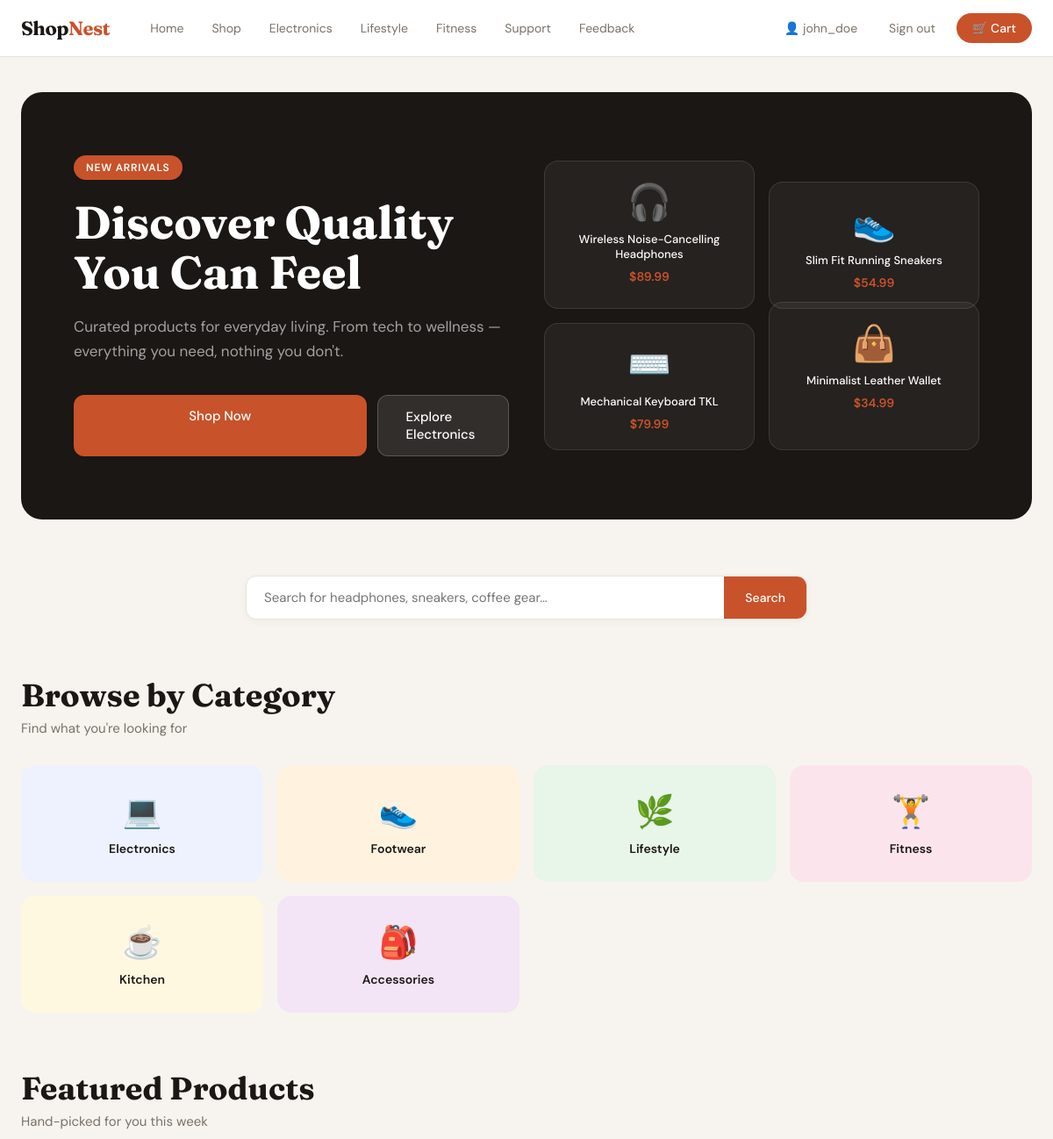
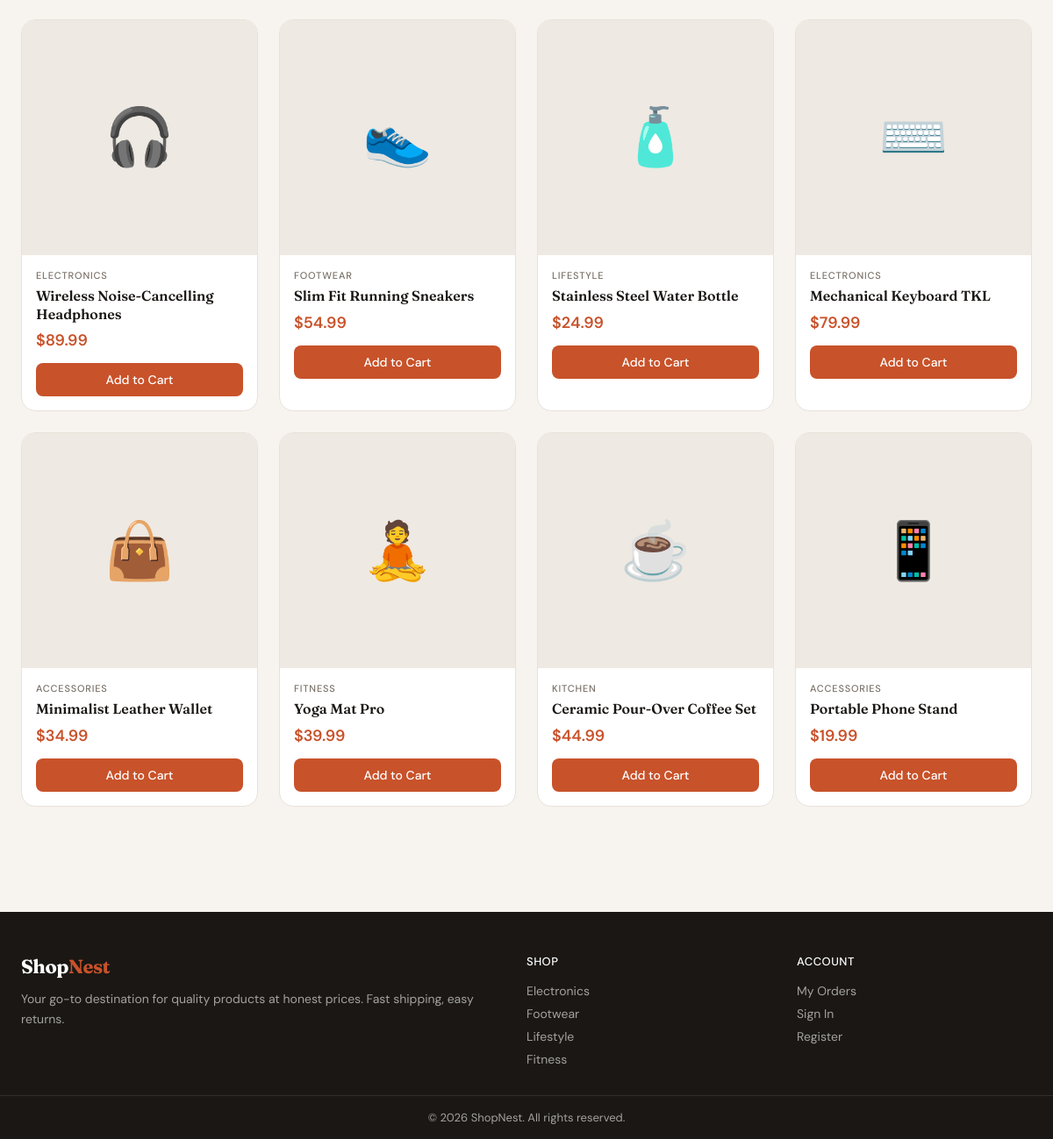
/ (signed in), run on the app's committed database (2 pictures, top to bottom).
### tables this page shows
CREATE TABLE products (
        id INTEGER PRIMARY KEY AUTOINCREMENT,
        name TEXT,
        description TEXT,
        price REAL,
        category TEXT,
        image TEXT,
        stock INTEGER DEFAULT 100
    );

### index.php (the view, shortened to what this page needs)
<?php
require_once __DIR__ . '/layout.php';
$featured = $db->query("SELECT * FROM products ORDER BY RANDOM() LIMIT 4")->fetchAll(PDO::FETCH_ASSOC);
$icons = [
    'headphones' => '🎧', 'sneakers' => '👟', 'bottle' => '🧴',
    'keyboard' => '⌨️', 'wallet' => '👜', 'yogamat' => '🧘',
    'coffee' => '☕', 'stand' => '📱'
];
?>
<main>
    <section style="
        background: var(--text);
        border-radius: 24px;
        padding: 72px 60px;
        margin-bottom: 64px;
        display: grid; grid-template-columns: 1fr 1fr; gap: 40px; align-items: center;
        overflow: hidden; position: relative;
    ">
        <div style="position:relative;z-index:1;">
            <div style="display:inline-block;background:var(--accent);color:#fff;font-size:12px;font-weight:600;letter-spacing:.8px;text-transform:uppercase;padding:6px 14px;border-radius:20px;margin-bottom:20px;">
                New Arrivals
            </div>
            <h1 style="font-family:'Fraunces',serif;font-size:52px;font-weight:700;color:#fff;line-height:1.1;margin-bottom:20px;">
                Discover Quality You Can Feel
            </h1>
            <p style="color:rgba(255,255,255,.6);font-size:17px;line-height:1.6;margin-bottom:36px;">
                Curated products for everyday living. From tech to wellness — everything you need, nothing you don't.
            </p>
            <div style="display:flex;gap:12px;">
                <a href="/products" class="btn btn-primary" style="padding:14px 32px;font-size:15px;border-radius:12px;">
                    Shop Now
                </a>
                <a href="/products?category=Electronics" class="btn" style="padding:14px 32px;font-size:15px;border-radius:12px;background:rgba(255,255,255,.1);color:#fff;border:1px solid rgba(255,255,255,.2);">
                    Explore Electronics
                </a>
            </div>
        </div>
        <div style="display:grid;grid-template-columns:1fr 1fr;gap:16px;">
            <?php foreach (array_slice($featured, 0, 4) as $i => $p): ?>
            <a href="/product?id=<?= $p['id'] ?>" style="
                background:rgba(255,255,255,.05);
                border:1px solid rgba(255,255,255,.1);
                border-radius:16px; padding:20px;
                display:flex;flex-direction:column;align-items:center;gap:8px;
                transition:background .2s;
                <?= $i === 1 ? 'margin-top:24px;' : '' ?>
                <?= $i === 3 ? 'margin-top:-24px;' : '' ?>
            " onmouseover="this.style.background='rgba(255,255,255,.1)'" onmouseout="this.style.background='rgba(255,255,255,.05)'">
                <div style="font-size:40px;"><?= $icons[$p['image']] ?? '📦' ?></div>
                <div style="color:#fff;font-size:13px;font-weight:500;text-align:center;"><?= htmlspecialchars($p['name']) ?></div>
                <div style="color:var(--accent);font-size:14px;font-weight:600;">$<?= number_format($p['price'], 2) ?></div>
            </a>
            <?php endforeach; ?>
        </div>
    </section>
    <section style="margin-bottom:64px;">
        <form action="/products" method="GET" class="search-bar" style="max-width:640px;margin:0 auto;">
            <input type="text" name="q" placeholder="Search for headphones, sneakers, coffee gear…">
            <button type="submit">Search</button>
        </form>
    </section>
    <section style="margin-bottom:64px;">
        <div class="page-header">
            <h1>Browse by Category</h1>
            <p>Find what you're looking for</p>
        </div>
        <div style="display:grid;grid-template-columns:repeat(4,1fr);gap:16px;">
            <?php
            $categories = [
                ['Electronics', '💻', '#EEF2FF'],
                ['Footwear', '👟', '#FFF3E0'],
                ['Lifestyle', '🌿', '#E8F5E9'],
                ['Fitness', '🏋️', '#FCE4EC'],
                ['Kitchen', '☕', '#FFF8E1'],
                ['Accessories', '🎒', '#F3E5F5'],
            ];
            foreach ($categories as [$cat, $icon, $color]):
            ?>
            <a href="/products?category=<?= urlencode($cat) ?>" style="
                background:<?= $color ?>;
                border-radius:16px; padding:28px 20px;
                display:flex;flex-direction:column;align-items:center;gap:10px;
                transition:transform .2s, box-shadow .2s;
                border: 1px solid transparent;
            " onmouseover="this.style.transform='translateY(-3px)';this.style.boxShadow='0 8px 24px rgba(0,0,0,.1)'"
               onmouseout="this.style.transform='';this.style.boxShadow=''">
                <div style="font-size:36px;"><?= $icon ?></div>
                <div style="font-weight:600;font-size:14px;"><?= $cat ?></div>
            </a>
            <?php endforeach; ?>
        </div>
    </section>
    <section>
        <div class="page-header">
            <h1>Featured Products</h1>
            <p>Hand-picked for you this week</p>
        </div>
        <div class="product-grid">
            <?php
            $products = $db->query("SELECT * FROM products LIMIT 8")->fetchAll(PDO::FETCH_ASSOC);
            foreach ($products as $p):
            ?>
            <div class="product-card">
                <a href="/product?id=<?= $p['id'] ?>">
                    <div class="product-img"><?= $icons[$p['image']] ?? '📦' ?></div>
                </a>
                <div class="product-body">
                    <div class="product-category"><?= htmlspecialchars($p['category']) ?></div>
                    <div class="product-name">
                        <a href="/product?id=<?= $p['id'] ?>"><?= htmlspecialchars($p['name']) ?></a>
                    </div>
                    <div class="product-price">$<?= number_format($p['price'], 2) ?></div>
                    <form method="POST" action="/cart">
                        <button type="submit" class="btn btn-primary">Add to Cart</button>
                    </form>
                </div>
            </div>
            <?php endforeach; ?>
        </div>
    </section>
</main>

### layout.php (style rules this page uses)
*, *::before, *::after { box-sizing: border-box; margin: 0; padding: 0; }
:root { --bg: #F7F4EF; --surface: #FFFFFF; --border: #E8E2D9; --text: #1A1714; --muted: #7A7168; --accent: #C8522A; --accent-hover: #A8421F; --accent-light: #F5EDE8; --success: #2D6A4F; --tag-bg: #EEE9E2; }
body { font-family: 'DM Sans', sans-serif; background: var(--bg); color: var(--text); min-height: 100vh; font-size: 15px; }
a { color: inherit; text-decoration: none; }
main { max-width: 1200px; margin: 0 auto; padding: 40px 24px; }
.search-bar { display: flex; gap: 0; background: var(--surface); border: 1px solid var(--border); border-radius: 12px; overflow: hidden; box-shadow: 0 2px 8px rgba(0,0,0,.04); }
.search-bar input { flex: 1; padding: 14px 20px; border: none; outline: none; font-family: 'DM Sans', sans-serif; font-size: 15px; background: transparent; color: var(--text); }
.search-bar button { padding: 14px 24px; background: var(--accent); border: none; cursor: pointer; color: #fff; font-size: 14px; font-weight: 500; font-family: 'DM Sans', sans-serif; transition: background .15s; }
.product-grid { display: grid; grid-template-columns: repeat(auto-fill, minmax(260px, 1fr)); gap: 24px; }
.product-card { background: var(--surface); border: 1px solid var(--border); border-radius: 16px; overflow: hidden; transition: box-shadow .2s, transform .2s; }
.product-img { width: 100%; aspect-ratio: 1; background: var(--tag-bg); display: flex; align-items: center; justify-content: center; font-size: 64px; }
.product-body { padding: 16px; }
.product-category { font-size: 11px; font-weight: 500; color: var(--muted); text-transform: uppercase; letter-spacing: .8px; margin-bottom: 6px; }
.product-name { font-family: 'Fraunces', serif; font-size: 16px; font-weight: 600; line-height: 1.3; margin-bottom: 8px; }
.product-price { font-size: 18px; font-weight: 600; color: var(--accent); margin-bottom: 14px; }
.btn { display: inline-block; padding: 10px 20px; border-radius: 8px; font-size: 14px; font-weight: 500; cursor: pointer; border: none; font-family: 'DM Sans', sans-serif; transition: all .15s; }
.btn-primary { background: var(--accent); color: #fff; width: 100%; text-align: center; }
.page-header { margin-bottom: 32px; }
.page-header h1 { font-family: 'Fraunces', serif; font-size: 36px; font-weight: 700; margin-bottom: 6px; }
.page-header p { color: var(--muted); }

### data on the page
products: image "🎧", name "Wireless Noise-Cancelling Headphones", price "89.99", category "ELECTRONICS"
products: image "👟", name "Slim Fit Running Sneakers", price "54.99", category "FOOTWEAR"
products: image "⌨️", name "Mechanical Keyboard TKL", price "79.99", category "ELECTRONICS"
products: image "👜", name "Minimalist Leather Wallet", price "34.99", category "ACCESSORIES"
products: image "🧴", category "LIFESTYLE", name "Stainless Steel Water Bottle", price "24.99"
products: image "🧘", category "FITNESS", name "Yoga Mat Pro", price "39.99"
products: image "☕", category "KITCHEN", name "Ceramic Pour-Over Coffee Set", price "44.99"
products: image "📱", category "ACCESSORIES", name "Portable Phone Stand", price "19.99"

### other printed values
$user "john_doe"
$icon "💻"
$cat "Electronics"
$icon "👟"
$cat "Footwear"
$icon "🌿"
$cat "Lifestyle"
$icon "🏋️"
$cat "Fitness"
$icon "☕"
$cat "Kitchen"
$icon "🎒"
$cat "Accessories"
